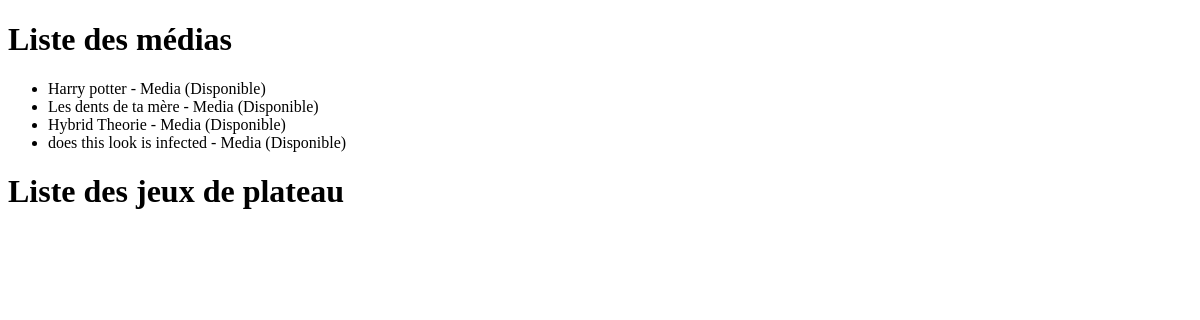
The app's page /consultation/medias/, older data.
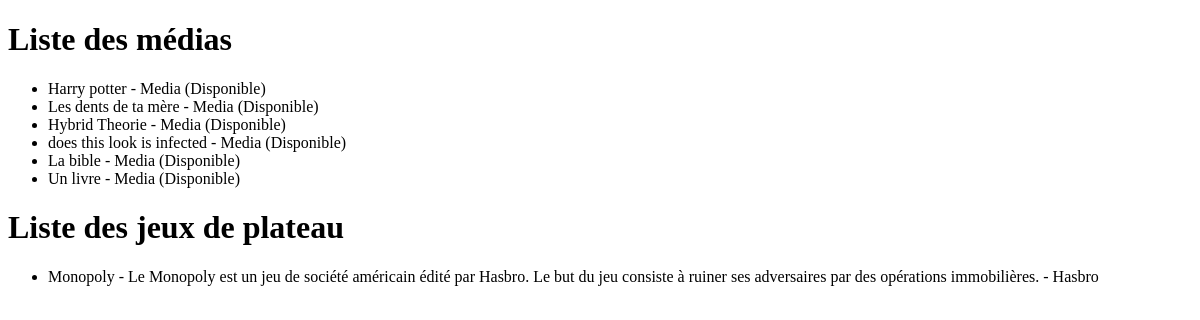
The same page, newer data.
### bibliothecaire/models.py (models this page shows, shortened)
class Media(models.Model):
    name = models.CharField(max_length=155)
    disponible = models.BooleanField(default=True)
    date_emprunt = models.DateField(null=True, blank=True)
    date_retour = models.DateField(null=True, blank=True)
    emprunteur = models.ForeignKey(Emprunteur, on_delete=models.SET_NULL, null=True, blank=True, related_name='media_emprunt')
    def get_media_type(self):
        return self.__class__.__name__

class JeuDePlateau(models.Model):
    nom = models.CharField(max_length=155)
    fabricant = models.CharField(max_length=155)
    description = models.CharField(max_length=155)

### consultation/views.py (the view)
# urls.py: path('', media_list, name='media_list'),
def media_list(request):
    medias = Media.objects.all()
    jeux = JeuDePlateau.objects.all()
    return render(request, 'consultation/media_list.html', {'medias': medias, 'jeux': jeux})

### consultation/templates/consultation/media_list.html (shortened to what this page needs)
<!DOCTYPE html>
<html>
<head>
</head>
<body>
    <h1>Liste des médias</h1>
    <ul>
        {% for media in medias %}
        <li>
            {{ media.name }} - {{ media.get_media_type }}
            {% if media.disponible %}
                (Disponible)
            {% else %}
                (Emprunté par : {{ media.emprunteur }})
            {% endif %}
        </li>
        {% endfor %}
    </ul>
    <h1>Liste des jeux de plateau</h1>
    <ul>
        {% for jeu in jeux %}
        <li>
            {{ jeu.nom }} - {{ jeu.description }} - {{ jeu.fabricant }}
        </li>
        {% endfor %}
    </ul>
</body>
</html>

Row changes from the older to the newer data that the page shows:
added Media: name "La bible", get_media_type "Media", disponible "(Disponible)"
added Media: name "Un livre", get_media_type "Media", disponible "(Disponible)"
added JeuDePlateau: nom "Monopoly", description "Le Monopoly est un jeu de société américain édité par Hasbro. Le but du jeu consiste à ruiner ses adversaires par des opérations immobilières.", fabricant "Hasbro"
